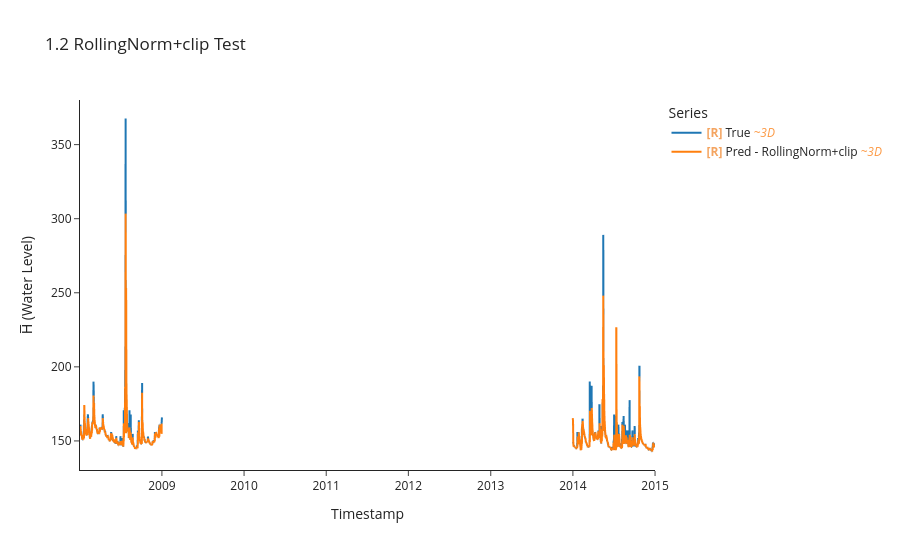

The notebook cell this image was saved under:
### Code cell
y_te_roll, y_pe_roll, idx_te_roll = uf.model_evaluate_with_norm(
    model_roll, crit_roll, test_ds_roll, test_df.index, LOOKBACK, HORIZON, BATCH_SIZE
)

uf.calculate_metrics_and_plot(
    {"RollingNorm+clip": (y_te_roll, y_pe_roll, idx_te_roll)},
    plot_title="1.2 RollingNorm+clip Test",
    export_metrics=True, export_html=True,
    export_file_name="results/testing/online/p1_rolling_clip",
)
uf.export_results_to_csv(
    {"RollingNorm_clip": (y_te_roll, y_pe_roll, idx_te_roll)},
    "results/testing/predictions_vs_true/online"
)

### Figure 1 — Plotly figure (JSON) as saved in the notebook; plotly's stock layout.template omitted (floating-point values rounded to 4 significant figures; data arrays with more than 128 entries replaced by an {"elided": "..."} marker saying what was removed)
{"data": [{"hovertemplate": "Legend=True<br>Timestamp=%{x}<br>H̅ (Water Level)=%{y}<extra></extra>", "legendgroup": "True", "line": {"color": "#1f77b4", "dash": "solid", "width": 2}, "marker": {"symbol": "circle"}, "mode": "lines", "name": "<b style=\"color:sandybrown\">[R]</b> True <i style=\"color:#fc9944\">~3D</i>", "showlegend": true, "type": "scattergl", "uid": "ad6987b1-0597-4d01-ba66-e30cd80e6043", "x": {"elided": "1001 str values"}, "xaxis": "x", "y": {"elided": "1001 float values"}, "yaxis": "y"}, {"hovertemplate": "Legend=Pred - RollingNorm+clip<br>Timestamp=%{x}<br>H̅ (Water Level)=%{y}<extra></extra>", "legendgroup": "Pred - RollingNorm+clip", "line": {"color": "#ff7f0e", "dash": "solid", "width": 2}, "marker": {"symbol": "circle"}, "mode": "lines", "name": "<b style=\"color:sandybrown\">[R]</b> Pred - RollingNorm+clip <i style=\"color:#fc9944\">~3D</i>", "showlegend": true, "type": "scattergl", "uid": "bdc1f1b4-bb39-4926-978d-f8d61c07a750", "x": {"elided": "1001 str values"}, "xaxis": "x", "y": {"elided": "1001 float values"}, "yaxis": "y"}], "layout": {"height": 550, "legend": {"title": {"text": "Series"}, "tracegroupgap": 0}, "title": {"text": "1.2 RollingNorm+clip Test"}, "xaxis": {"anchor": "y", "domain": [0, 1], "title": {"text": "Timestamp"}}, "yaxis": {"anchor": "x", "domain": [0, 1], "title": {"text": "H̅ (Water Level)"}}}}
